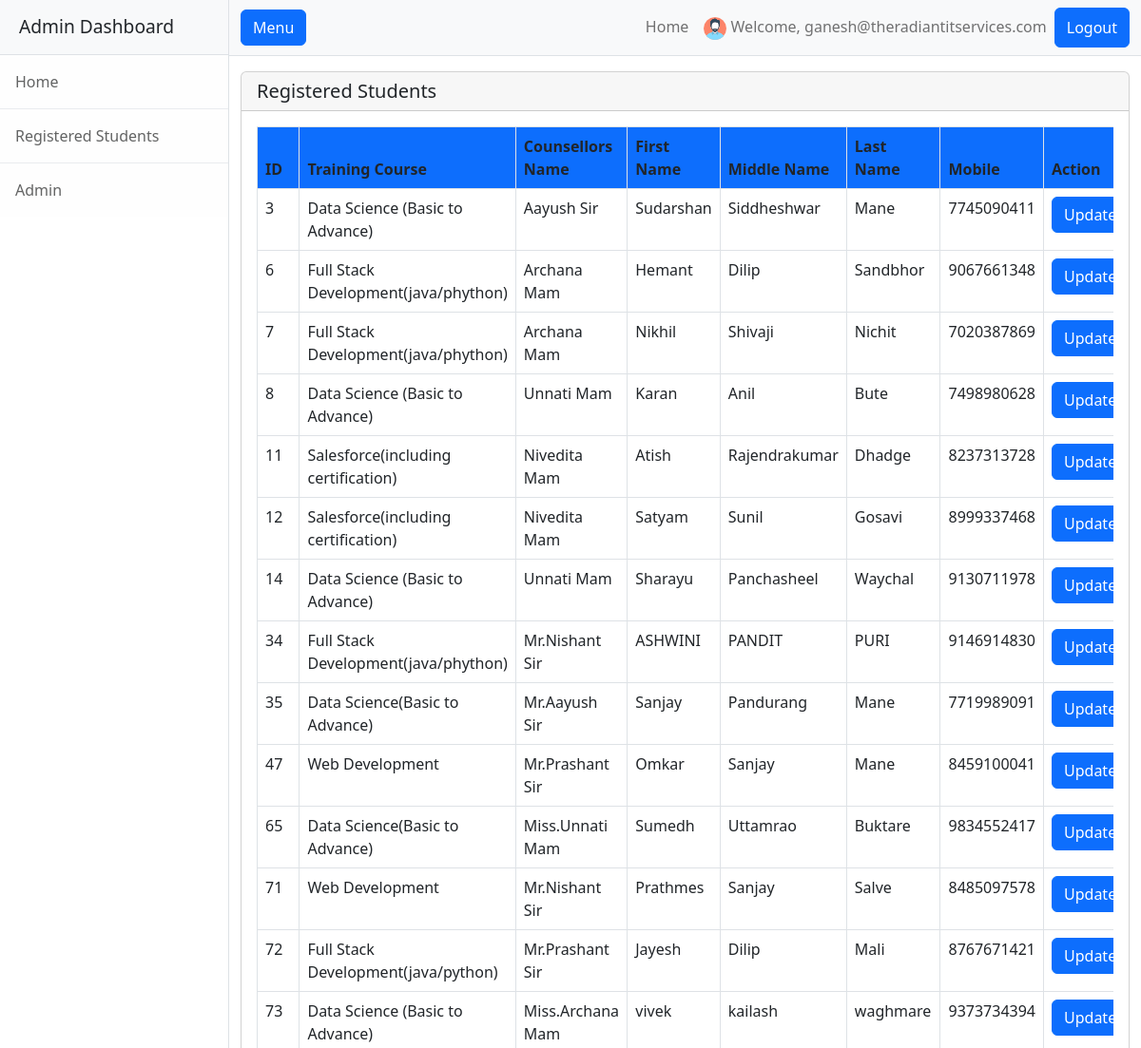
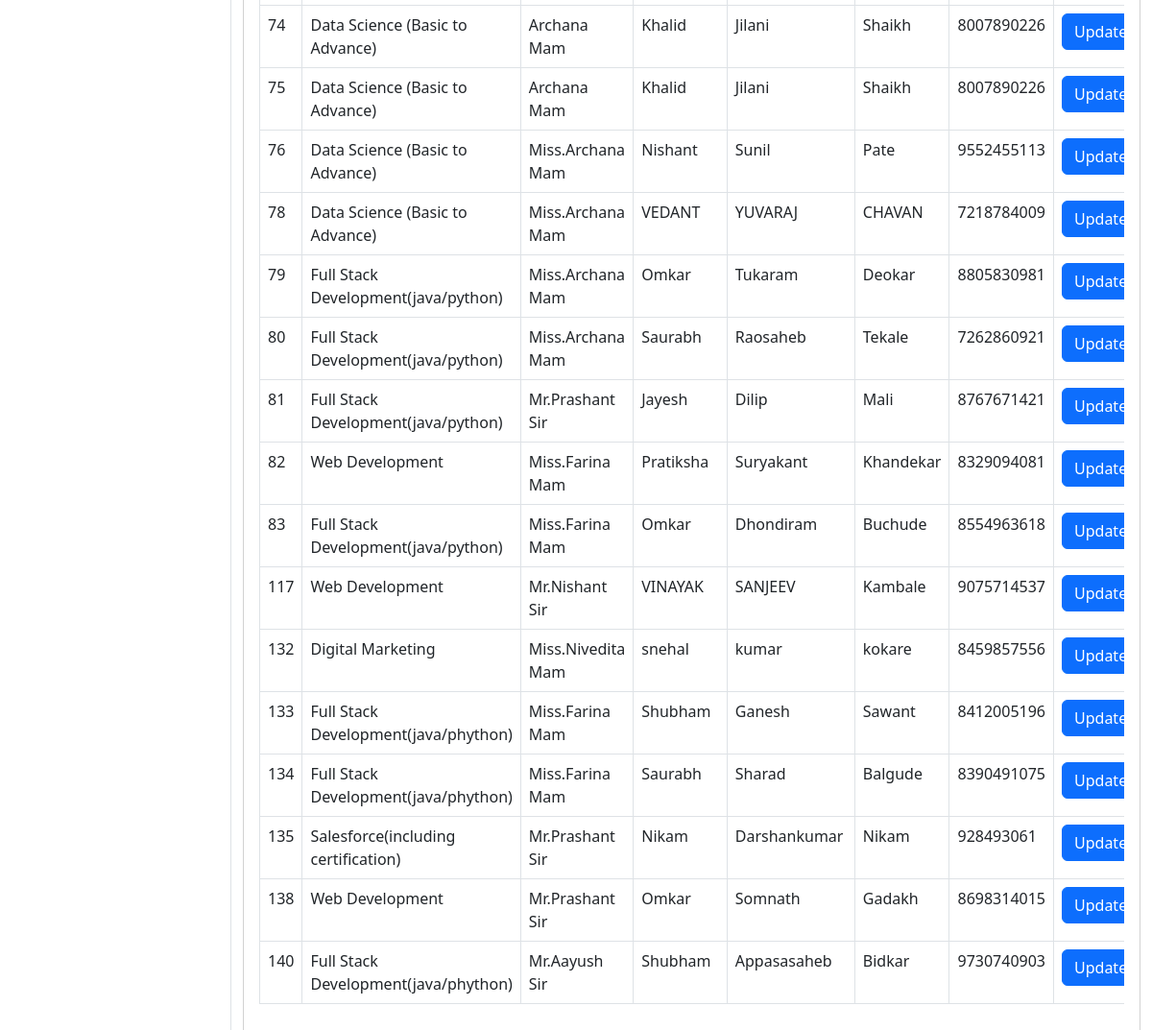
The app's page /admin/student-registered.php (signed in) with its own data (2 pictures, top to bottom).
### tables this page shows
CREATE TABLE `students_form` (
  `id` int(11) NOT NULL,
  `photo` varchar(400) NOT NULL,
  `training_course` varchar(255) NOT NULL,
  `training_fees` varchar(255) NOT NULL,
  `counsellor_name` varchar(255) NOT NULL,
  `first_name` varchar(255) NOT NULL,
  `middle_name` varchar(255) NOT NULL,
  `last_name` varchar(255) NOT NULL,
  `date_of_birth` date NOT NULL,
  `age` int(255) NOT NULL,
  `permanent_address` varchar(300) NOT NULL,
  `mobile` varchar(15) NOT NULL,
  `email` varchar(255) NOT NULL,
  `mothers_name` varchar(255) NOT NULL,
  `correspondence_address` varchar(300) NOT NULL,
  `physically_challenged` varchar(255) NOT NULL,
  `ssc_institute_name` varchar(255) NOT NULL,
  `ssc_place` varchar(255) NOT NULL,
  `ssc_university` varchar(255) NOT NULL,
  `ssc_percentage` decimal(5,2) NOT NULL,
  `ssc_year_of_passing` int(255) NOT NULL,
  `hsc_institute_name` varchar(255) NOT NULL,
  `hsc_place` varchar(255) NOT NULL,
  `hsc_university` varchar(255) NOT NULL,
  `hsc_percentage` decimal(5,2) NOT NULL,
  `hsc_year_of_passing` varchar(255) NOT NULL,
  `graduation_institute_name` varchar(255) NOT NULL,
  `graduation_place` varchar(255) NOT NULL,
  `graduation_university` varchar(255) NOT NULL,
  `graduation_percentage` decimal(5,2) NOT NULL,
  `graduation_year_of_passing` varchar(100) NOT NULL,
  `postgraduation_institute_name` varchar(255) NOT NULL,
  `postgraduation_place` varchar(100) NOT NULL,
  `postgraduation_university` varchar(255) NOT NULL,
  `postgraduation_percentage` decimal(5,2) NOT NULL,
  `postgraduation_year_of_passing` varchar(100) NOT NULL,
  `achievement_text` varchar(255) NOT NULL,
  `activity_text` varchar(255) NOT NULL,
  `hobbies_interests_text` varchar(255) NOT NULL,
  `english_read` varchar(20) NOT NULL,
  `english_write` varchar(20) NOT NULL,
  `english_speak` varchar(20) NOT NULL,
  `hindi_read` varchar(20) NOT NULL,
  `hindi_write` varchar(20) NOT NULL,
  `hindi_speak` varchar(20) NOT NULL,
  `marathi_read` varchar(20) NOT NULL,
  `marathi_write` varchar(20) NOT NULL,
  `marathi_speak` varchar(20) NOT NULL,
  `first_ref_name` varchar(100) NOT NULL,
  `first_ref_address` varchar(100) NOT NULL,
  `first_ref_relation` varchar(100) NOT NULL,
  `first_ref_mobile` varchar(100) NOT NULL,
  `first_ref_email` varchar(255) NOT NULL,
  `second_ref_name` varchar(255) NOT NULL,
  `second_ref_address` varchar(255) NOT NULL,
  `second_ref_relation` varchar(255) NOT NULL,
  `second_ref_mobile` varchar(15) NOT NULL,
  `second_ref_email` varchar(255) NOT NULL,
  `experience` varchar(100) NOT NULL,
  `organization` varchar(100) NOT NULL,
  `designation` varchar(100) NOT NULL,
  `from_date` date DEFAULT NULL,
  `to_date` date DEFAULT NULL,
  `organization1` varchar(255) NOT NULL,
  `designation1` varchar(255) NOT NULL,
  `from_date1` date DEFAULT NULL,
  `to_date1` date DEFAULT NULL,
  `preferred_job_location_pune` varchar(100) NOT NULL,
  `preferred_job_location_mumbai` varchar(20) NOT NULL,
  `preferred_job_location_bangalore` varchar(20) NOT NULL,
  `course_name` varchar(100) NOT NULL,
  `course_fees` varchar(255) NOT NULL,
  `fee` varchar(100) NOT NULL,
  `amount` varchar(100) NOT NULL,
  `schedule` varchar(100) NOT NULL,
  `payment_mode` varchar(100) NOT NULL,
  `left_fees` varchar(255) NOT NULL,
  `payment_type` varchar(300) NOT NULL,
  `emi_no_1` varchar(100) NOT NULL,
  `emi_no_1_date` date DEFAULT NULL,
  `emi_no_1_amount` varchar(100) NOT NULL,
  `emi_no_2` varchar(100) NOT NULL,
  `emi_no_2_date` date DEFAULT NULL,
  `emi_no_2_amount` varchar(100) NOT NULL,
  `emi_no_3` varchar(100) NOT NULL,
  `emi_no_3_date` date DEFAULT NULL,
  `emi_no_3_amount` varchar(100) NOT NULL,
  `signature` varchar(400) NOT NULL,
  `date_submission` date NOT NULL
);

### admin/student-registered.php (the view, shortened to what this page needs)
<?php
$servername = "localhost";
$username = "root";
$password = "";
$dbname = "radiant";
$conn = new mysqli($servername, $username, $password, $dbname);
function display_data()
{
    global $conn;
    $query = "SELECT * FROM students_form";
    $result = mysqli_query($conn, $query);
    return $result;
}
$result = display_data();
?>
<!DOCTYPE html>
<html lang="en">
<head>
    <link href="https://cdn.jsdelivr.net/npm/bootstrap@5.3.0-alpha1/dist/css/bootstrap.min.css" rel="stylesheet">
    <link rel="stylesheet" href="https://cdnjs.cloudflare.com/ajax/libs/font-awesome/6.0.0-beta3/css/all.min.css"
 />
    <link href="css/styles.css" rel="stylesheet" />
</head>
<body>
    <div class="d-flex" id="wrapper">
        <div class="border-end bg-white" id="sidebar-wrapper">
            <div class="sidebar-heading border-bottom bg-light">Admin Dashboard</div>
            <div class="list-group list-group-flush">
                <a class="list-group-item list-group-item-action list-group-item-light p-3"
                    href="admin_dashboard.php">Home</a>
                <a class="list-group-item list-group-item-action list-group-item-light p-3"
                    href="student-registered.php">Registered Students</a>
                <a class="list-group-item list-group-item-action list-group-item-light p-3"
                    href="admin_show.php">Admin</a>
            </div>
        </div>
        <div id="page-content-wrapper">
            <nav class="navbar navbar-expand-lg navbar-light bg-light border-bottom">
                <div class="container-fluid">
                    <button class="btn btn-primary" id="sidebarToggle">Menu</button>
                    <div class="collapse navbar-collapse" id="navbarSupportedContent">
                        <ul class="navbar-nav ms-auto mt-2 mt-lg-0">
                            <li class="nav-item active">
                                <a class="nav-link" href="admin_dashboard.php">Home</a>
                            </li>
                            <li class="nav-item active">
                                <span class="nav-link">
                                    <img src="admin.png" class="avatar">
                                    Welcome,
                                    <?php echo $_SESSION['email']; ?>
                                </span>
                            </li>
                                <button class="btn btn-primary" data-bs-toggle="modal"
                                data-bs-target="#logoutModal" id="sidebarToggle">Logout</button>
                        </ul>
                    </div>
                </div>
            </nav>
            <div class="container mt-3">
                <div class="row">
                    <div class="col">
                        <div class="card">
                            <div class="card-header">
                                <div class="d-flex justify-content-between align-items-center">
                                    <h5 class="mb-0">Registered Students</h5>
                                </div>
                            </div>
                            <div class="card-body">
                                <div class="table-responsive">
                                    <table class="table table-bordered table-hover">
                                        <thead class="text-black bg bg-primary text-white">
                                            <tr>
                                                <th>ID</th>
                                                <th>Training Course</th>
                                                <th> Counsellors Name</th>
                                                <th>First Name</th>
                                                <th>Middle Name</th>
                                                <th>Last Name</th>
                                                <th>Mobile</th>
                                                <th colspan='3'>Action</th>
                                            </tr>
                                        </thead>
                                        <tbody>
                                            <?php
                                            while ($row = mysqli_fetch_assoc($result)) {
                                                echo "<tr>
                                                <td>{$row['id']}</td>
                                                <td>{$row['training_course']}</td>
                                                <td>{$row['counsellor_name']}</td>
                                                <td>{$row['first_name']}</td>
                                                <td>{$row['middle_name']}</td>
                                                <td>{$row['last_name']}</td>
                                                <td class='phone-width'>{$row['mobile']}</td>
                                                <td>
                                                    <a href='update_student.php?id={$row['id']}' class='btn btn-primary'>Update</a>
                                                </td>
                                                <td>
                                                    <a href='javascript:void(0);' onclick='confirmDelete({$row['id']})' class='btn btn-danger' name='delete'>Delete</a>
                                                </td>
                                                <td>
                                                    <a href='view.php?id={$row['id']}' class='btn btn-success' name='view'> View</a>
                                                </td>
                                            </tr>";
                                            }
                                            ?>
                                        </tbody>
                                    </table>
                                </div>
                            </div>
                        </div>
                    </div>
                </div>
            </div>
</html>

### admin/student-registered.php (style rules this page uses)
.table-responsive { overflow-y: auto; }

### records on screen
students_form: id "3", training_course "Data Science (Basic to Advance)", counsellor_name "Aayush Sir", first_name "Sudarshan", middle_name "Siddheshwar", last_name "Mane", mobile "7745090411"
students_form: id "6", training_course "Full Stack Development(java/phython)", counsellor_name "Archana Mam", first_name "Hemant", middle_name "Dilip", last_name "Sandbhor", mobile "9067661348"
students_form: id "7", training_course "Full Stack Development(java/phython)", counsellor_name "Archana Mam", first_name "Nikhil", middle_name "Shivaji", last_name "Nichit", mobile "7020387869"
students_form: id "8", training_course "Data Science (Basic to Advance)", counsellor_name "Unnati Mam", first_name "Karan", middle_name "Anil", last_name "Bute", mobile "7498980628"
students_form: id "11", training_course "Salesforce(including certification)", counsellor_name "Nivedita Mam", first_name "Atish", middle_name "Rajendrakumar", last_name "Dhadge", mobile "8237313728"
students_form: id "12", training_course "Salesforce(including certification)", counsellor_name "Nivedita Mam", first_name "Satyam", middle_name "Sunil", last_name "Gosavi", mobile "8999337468"
students_form: id "14", training_course "Data Science (Basic to Advance)", counsellor_name "Unnati Mam", first_name "Sharayu", middle_name "Panchasheel", last_name "Waychal", mobile "9130711978"
students_form: id "34", training_course "Full Stack Development(java/phython)", counsellor_name "Mr.Nishant Sir", first_name "ASHWINI", middle_name "PANDIT", last_name "PURI", mobile "9146914830"
students_form: id "35", training_course "Data Science(Basic to Advance)", counsellor_name "Mr.Aayush Sir", first_name "Sanjay", middle_name "Pandurang", last_name "Mane", mobile "7719989091"
students_form: id "47", training_course "Web Development", counsellor_name "Mr.Prashant Sir", first_name "Omkar", middle_name "Sanjay", last_name "Mane", mobile "8459100041"
students_form: id "65", training_course "Data Science(Basic to Advance)", counsellor_name "Miss.Unnati Mam", first_name "Sumedh", middle_name "Uttamrao", last_name "Buktare", mobile "9834552417"
students_form: id "71", training_course "Web Development", counsellor_name "Mr.Nishant Sir", first_name "Prathmes", middle_name "Sanjay", last_name "Salve", mobile "8485097578"
students_form: id "72", training_course "Full Stack Development(java/python)", counsellor_name "Mr.Prashant Sir", first_name "Jayesh", middle_name "Dilip", last_name "Mali", mobile "8767671421"
students_form: id "73", training_course "Data Science (Basic to Advance)", counsellor_name "Miss.Archana Mam", first_name "vivek", middle_name "kailash", last_name "waghmare", mobile "9373734394"
students_form: id "74", training_course "Data Science (Basic to Advance)", counsellor_name "Archana Mam", first_name "Khalid", middle_name "Jilani", last_name "Shaikh", mobile "8007890226"
students_form: id "75", training_course "Data Science (Basic to Advance)", counsellor_name "Archana Mam", first_name "Khalid", middle_name "Jilani", last_name "Shaikh", mobile "8007890226"
students_form: id "76", training_course "Data Science (Basic to Advance)", counsellor_name "Miss.Archana Mam", first_name "Nishant", middle_name "Sunil", last_name "Pate", mobile "9552455113"
students_form: id "78", training_course "Data Science (Basic to Advance)", counsellor_name "Miss.Archana Mam", first_name "VEDANT", middle_name "YUVARAJ", last_name "CHAVAN", mobile "7218784009"
students_form: id "79", training_course "Full Stack Development(java/python)", counsellor_name "Miss.Archana Mam", first_name "Omkar", middle_name "Tukaram", last_name "Deokar", mobile "8805830981"
students_form: id "80", training_course "Full Stack Development(java/python)", counsellor_name "Miss.Archana Mam", first_name "Saurabh", middle_name "Raosaheb", last_name "Tekale", mobile "7262860921"
students_form: id "81", training_course "Full Stack Development(java/python)", counsellor_name "Mr.Prashant Sir", first_name "Jayesh", middle_name "Dilip", last_name "Mali", mobile "8767671421"
students_form: id "82", training_course "Web Development", counsellor_name "Miss.Farina Mam", first_name "Pratiksha", middle_name "Suryakant", last_name "Khandekar", mobile "8329094081"
students_form: id "83", training_course "Full Stack Development(java/python)", counsellor_name "Miss.Farina Mam", first_name "Omkar", middle_name "Dhondiram", last_name "Buchude", mobile "8554963618"
students_form: id "117", training_course "Web Development", counsellor_name "Mr.Nishant Sir", first_name "VINAYAK", middle_name "SANJEEV", last_name "Kambale", mobile "9075714537"
students_form: id "132", training_course "Digital Marketing", counsellor_name "Miss.Nivedita Mam", first_name "snehal", middle_name "kumar", last_name "kokare", mobile "8459857556"
students_form: id "133", training_course "Full Stack Development(java/phython)", counsellor_name "Miss.Farina Mam", first_name "Shubham", middle_name "Ganesh", last_name "Sawant", mobile "8412005196"
students_form: id "134", training_course "Full Stack Development(java/phython)", counsellor_name "Miss.Farina Mam", first_name "Saurabh", middle_name "Sharad", last_name "Balgude", mobile "8390491075"
students_form: id "135", training_course "Salesforce(including certification)", counsellor_name "Mr.Prashant Sir", first_name "Nikam", middle_name "Darshankumar", last_name "Nikam", mobile "928493061"
students_form: id "138", training_course "Web Development", counsellor_name "Mr.Prashant Sir", first_name "Omkar", middle_name "Somnath", last_name "Gadakh", mobile "8698314015"
students_form: id "140", training_course "Full Stack Development(java/phython)", counsellor_name "Mr.Aayush Sir", first_name "Shubham", middle_name "Appasasaheb", last_name "Bidkar", mobile "9730740903"

### other values on screen
$_SESSION['email'] "ganesh@theradiantitservices.com"
